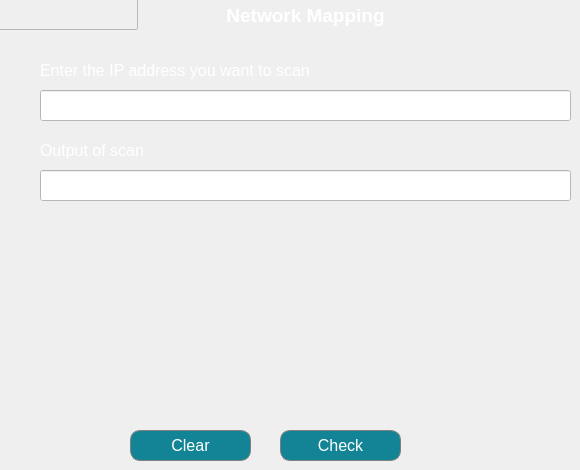
         <widget class="QWidget" name="PageCheckPort">
          <widget class="QLabel" name="lblTitle">
           <property name="geometry">
            <rect>
             <x>40</x>
             <y>0</y>
             <width>531</width>
             <height>31</height>
            </rect>
           </property>
           <property name="font">
            <font>
             <pointsize>14</pointsize>
             <weight>75</weight>
             <bold>true</bold>
            </font>
           </property>
           <property name="styleSheet">
            <string notr="true">color: rgb(255, 255, 255);</string>
           </property>
           <property name="text">
            <string>Network Mapping</string>
           </property>
           <property name="alignment">
            <set>Qt::AlignCenter</set>
           </property>
          </widget>
          <widget class="QPushButton" name="btnCheck">
           <property name="geometry">
            <rect>
             <x>280</x>
             <y>430</y>
             <width>121</width>
             <height>31</height>
            </rect>
           </property>
           <property name="font">
            <font>
             <pointsize>12</pointsize>
            </font>
           </property>
           <property name="styleSheet">
            <string notr="true">#btnCheck{
border: 1px solid grey;
color: rgb(255, 255, 255);
border-radius:10px;
background-position: center;
background-color: #138496;
}

#btnCheck:hover{
	color: rgb(255, 255, 255);
	background-color: #2F958D;
}

#btnCheck:pressed {	
	background-color: white;
   color : black
}</string>
           </property>
           <property name="text">
            <string>Check</string>
           </property>
          </widget>
          <widget class="QFrame" name="frmClear">
           <property name="geometry">
            <rect>
             <x>-20</x>
             <y>-20</y>
             <width>158</width>
             <height>50</height>
            </rect>
           </property>
           <property name="maximumSize">
            <size>
             <width>20000</width>
             <height>50</height>
            </size>
           </property>
           <property name="layoutDirection">
            <enum>Qt::LeftToRight</enum>
           </property>
           <property name="frameShape">
            <enum>QFrame::StyledPanel</enum>
           </property>
           <property name="frameShadow">
            <enum>QFrame::Raised</enum>
           </property>
          </widget>
          <widget class="QLineEdit" name="txtPort">
           <property name="geometry">
            <rect>
             <x>40</x>
             <y>170</y>
             <width>531</width>
             <height>31</height>
            </rect>
           </property>
           <property name="font">
            <font>
             <pointsize>12</pointsize>
            </font>
           </property>
           <property name="layoutDirection">
            <enum>Qt::LeftToRight</enum>
           </property>
           <property name="styleSheet">
            <string notr="true">background-color: rgb(255, 255, 255);</string>
           </property>
           <property name="maxLength">
            <number>32775</number>
           </property>
           <property name="readOnly">
            <bool>false</bool>
           </property>
          </widget>
          <widget class="QLabel" name="lblOutput">
           <property name="geometry">
            <rect>
             <x>40</x>
             <y>140</y>
             <width>111</width>
             <height>21</height>
            </rect>
           </property>
           <property name="font">
            <font>
             <pointsize>12</pointsize>
            </font>
           </property>
           <property name="styleSheet">
            <string notr="true">color: rgb(255, 255, 255);</string>
           </property>
           <property name="text">
            <string>Output of scan</string>
           </property>
          </widget>
          <widget class="QPushButton" name="btnClear">
           <property name="geometry">
            <rect>
             <x>130</x>
             <y>430</y>
             <width>121</width>
             <height>31</height>
            </rect>
           </property>
           <property name="font">
            <font>
             <pointsize>12</pointsize>
            </font>
           </property>
           <property name="styleSheet">
            <string notr="true">#btnClear{
border: 1px solid grey;
color: rgb(255, 255, 255);
border-radius:10px;
background-position: center;
background-color: #138496;
}

#btnClear:hover{
	color: rgb(255, 255, 255);
	background-color: #2F958D;
}

#btnClear:pressed {	
	background-color: white;
   color : black
}</string>
           </property>
           <property name="text">
            <string>Clear</string>
           </property>
          </widget>
          <widget class="QLabel" name="lblOutput_3">
           <property name="geometry">
            <rect>
             <x>40</x>
             <y>60</y>
             <width>281</width>
             <height>21</height>
            </rect>
           </property>
           <property name="font">
            <font>
             <pointsize>12</pointsize>
            </font>
           </property>
           <property name="styleSheet">
            <string notr="true">color: rgb(255, 255, 255);</string>
           </property>
           <property name="text">
            <string>Enter the IP address you want to scan</string>
           </property>
          </widget>
          <widget class="QLineEdit" name="txtInputIPAdd_2">
           <property name="geometry">
            <rect>
             <x>40</x>
             <y>90</y>
             <width>531</width>
             <height>31</height>
            </rect>
           </property>
           <property name="font">
            <font>
             <pointsize>12</pointsize>
            </font>
           </property>
           <property name="layoutDirection">
            <enum>Qt::LeftToRight</enum>
           </property>
           <property name="styleSheet">
            <string notr="true">background-color: rgb(255, 255, 255);</string>
           </property>
           <property name="maxLength">
            <number>32775</number>
           </property>
           <property name="readOnly">
            <bool>false</bool>
           </property>
          </widget>
         </widget>
